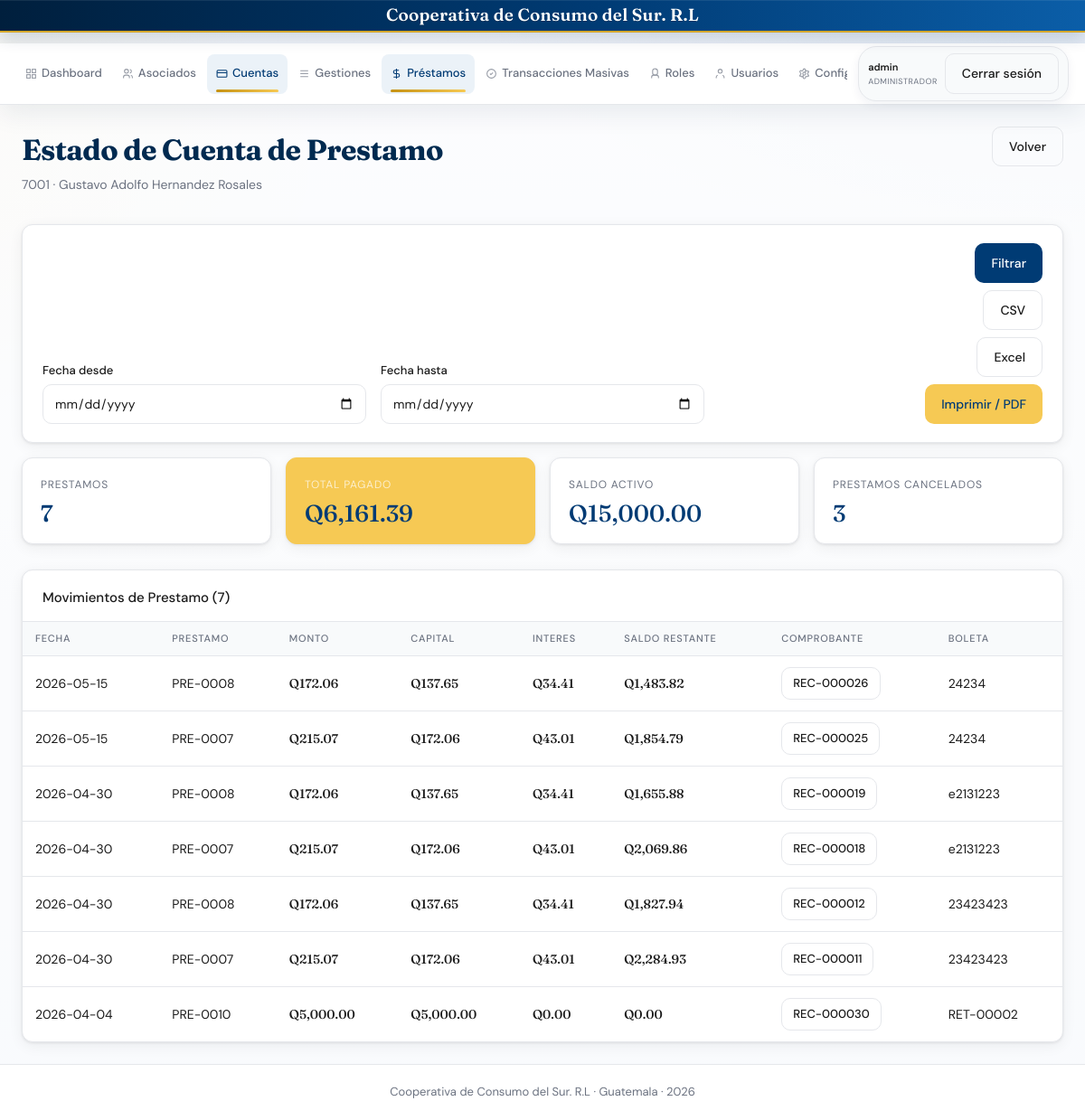
The page /socios/6/estado_cuenta_prestamo (signed in) on the database its author committed.
### tables this page shows
CREATE TABLE ajustes_sistema (
        clave TEXT PRIMARY KEY,
        valor TEXT,
        fecha_actualizacion TEXT NOT NULL,
        usuario_actualizacion TEXT
    );

CREATE TABLE socios (
            id INTEGER PRIMARY KEY AUTOINCREMENT,
            codigo TEXT UNIQUE NOT NULL,
            nombre TEXT NOT NULL,
            apellido TEXT NOT NULL,
            dpi TEXT UNIQUE NOT NULL,
            telefono TEXT,
            email TEXT,
            direccion TEXT,
            fecha_ingreso TEXT NOT NULL,
            estado TEXT DEFAULT "activo"
        , rol TEXT DEFAULT 'Asociado', frecuencia TEXT DEFAULT 'Quincenal', cuota_ahorro REAL DEFAULT 0, tipo_ahorro TEXT DEFAULT 'ahorro corriente', nit TEXT, beneficiario TEXT, finca TEXT, foto TEXT, primer_nombre TEXT, segundo_nombre TEXT, tercer_nombre TEXT, primer_apellido TEXT, segundo_apellido TEXT, estado_civil TEXT DEFAULT 'Soltero', apellido_casada TEXT, banco_nombre TEXT, banco_tipo_cuenta TEXT, banco_numero_cuenta TEXT, departamento TEXT, municipio TEXT, salario REAL, fecha_ingreso_laborar TEXT);

CREATE TABLE pagos_prestamo (
            id INTEGER PRIMARY KEY AUTOINCREMENT,
            prestamo_id INTEGER NOT NULL,
            monto REAL NOT NULL,
            capital REAL NOT NULL,
            interes REAL NOT NULL,
            saldo_restante REAL NOT NULL,
            fecha TEXT NOT NULL, descripcion TEXT, boleta_deposito TEXT, numero_comprobante TEXT,
            FOREIGN KEY (prestamo_id) REFERENCES prestamos(id)
        );

CREATE TABLE prestamos (
            id INTEGER PRIMARY KEY AUTOINCREMENT,
            numero TEXT UNIQUE NOT NULL,
            socio_id INTEGER NOT NULL,
            monto_solicitado REAL NOT NULL,
            monto_aprobado REAL,
            tasa_interes REAL NOT NULL,
            plazo_meses INTEGER NOT NULL,
            cuota_mensual REAL,
            saldo_pendiente REAL,
            fecha_solicitud TEXT NOT NULL,
            fecha_aprobacion TEXT,
            estado TEXT DEFAULT "pendiente"
        , etapa_cobranza TEXT DEFAULT 'activo', categoria_id INTEGER, desembolso_tipo TEXT, desembolso_referencia TEXT, refinanciado_de INTEGER, monto_amortizado REAL DEFAULT 0, monto_desembolso REAL, banco_tipo_cuenta TEXT, banco_numero_cuenta TEXT, capital_amortizado REAL DEFAULT 0, interes_amortizado REAL DEFAULT 0);

### blueprints/prestamos.py (the view, shortened to what this page needs)
@bp.route('/socios/<int:sid>/estado_cuenta_prestamo')
@login_required()
def estado_cuenta_prestamo(sid):
    fecha_desde = request.args.get('fecha_desde', '').strip()
    fecha_hasta = request.args.get('fecha_hasta', '').strip()
    export = request.args.get('export', '').strip().lower()
    printable = request.args.get('print', '').strip() == '1'
    conn = get_db()
    socio = db_fetchone(conn, 'SELECT * FROM socios WHERE id=?', (sid,))
    if not socio:
        conn.close()
        flash('Socio no encontrado.', 'danger')
        return redirect(url_for('socios.socios'))
    filtros = ''
    params = [sid]
    if fecha_desde:
        filtros += ' AND date(pp.fecha) >= date(?)'
        params.append(fecha_desde)
    if fecha_hasta:
        filtros += ' AND date(pp.fecha) <= date(?)'
        params.append(fecha_hasta)
    pagos = db_fetchall(
        conn,
        f'''
        SELECT pp.*, p.numero AS numero_prestamo
        FROM pagos_prestamo pp
        JOIN prestamos p ON p.id = pp.prestamo_id
        WHERE p.socio_id=? {filtros}
        ORDER BY date(pp.fecha) DESC, pp.id DESC
        ''',
        params,
    )
    resumen = db_fetchone(
        conn,
        '''
        SELECT COUNT(*) AS total_prestamos,
               COALESCE(SUM(CASE WHEN estado='aprobado' THEN saldo_pendiente ELSE 0 END),0) AS saldo_activo,
               COALESCE(SUM(CASE WHEN estado='pagado' THEN 1 ELSE 0 END),0) AS prestamos_cancelados
        FROM prestamos
        WHERE socio_id=?
        ''',
        (sid,),
    )
    conn.close()
    total_pagado = sum(float(p['monto'] or 0) for p in pagos)
    return render_template(
        'estado_cuenta_prestamo.html',
        socio=socio,
        pagos=pagos,
        resumen=resumen,
        total_pagado=total_pagado,
        filtros={'fecha_desde': fecha_desde, 'fecha_hasta': fecha_hasta},
        printable=printable,
    )

### app.py (called while the page is built)
@app.before_request
def _set_request_context():
    g.request_id = request.headers.get('X-Request-ID') or str(uuid.uuid4())
    g.request_started_at = datetime.now(UTC)

@app.after_request
def _log_request(response):
    started = getattr(g, 'request_started_at', None)
    duration_ms = None
    if started:
        duration_ms = int((datetime.now(UTC) - started).total_seconds() * 1000)
    logger.info(
        'event=request method=%s path=%s status=%s user=%s role=%s request_id=%s duration_ms=%s ip=%s',
        request.method,
        request.path,
        response.status_code,
        session.get('username', 'anon'),
        session.get('user_role', 'anon'),
        getattr(g, 'request_id', '-'),
        duration_ms,
        request.headers.get('X-Forwarded-For', request.remote_addr),
    )
    response.headers['X-Request-ID'] = getattr(g, 'request_id', '-')
    return response

def get_system_setting(conn, clave, default=None):
    row = db_fetchone(conn, "SELECT valor FROM ajustes_sistema WHERE clave=?", (clave,))
    if row and row['valor'] is not None:
        return row['valor']
    if default is not None:
        return default
    return SYSTEM_SETTINGS_DEFAULTS.get(clave)

def obtener_marca_cooperativa():
    conn = get_db()
    try:
        nombre = get_system_setting(conn, 'cooperativa_nombre', DEFAULT_COOPERATIVA_NOMBRE)
        foto = get_system_setting(conn, 'cooperativa_foto', '')
    except Exception as e:
        print("EXCEPTION IN obtener_marca_cooperativa:", e)
        nombre = DEFAULT_COOPERATIVA_NOMBRE
        foto = ''
    finally:
        conn.close()
    return {
        'cooperativa_nombre': nombre or DEFAULT_COOPERATIVA_NOMBRE,
        'cooperativa_foto': foto or None,
    }

@app.context_processor
def inject_global_template_data():
    marca = obtener_marca_cooperativa()
    return {
        'now': datetime.now(),
        **marca,
    }

### utils/db.py (called while the page is built)
def _connection_is_closed(conn):
    if conn is None:
        return True
    if hasattr(conn, 'closed'):
        try:
            if conn.closed:
                return True
        except Exception:
            pass
    try:
        conn.execute('SELECT 1')
        return False
    except sqlite3.ProgrammingError:
        return True
    except Exception:
        return False

def _is_postgres_connection(conn):
    return conn.__class__.__module__.startswith('psycopg')

def _adapt_query_for_backend(conn, query):
    if _is_postgres_connection(conn):
        return query.replace('?', '%s')
    return query

### templates/estado_cuenta_prestamo.html (shortened to what this page needs)
{% extends "base.html" %}
{% block content %}
<div class="page-header">
  <div>
    <div class="page-title">Estado de Cuenta de Prestamo</div>
    <div class="page-subtitle">{{ socio.codigo }} · {{ socio.nombre }} {{ socio.apellido }}</div>
  </div>
  <a href="{{ url_for('socios.detalle_socio', sid=socio.id) }}" class="btn btn-outline">Volver</a>
</div>
<div class="card" style="margin-bottom:16px;">
  <div class="card-body">
    <form method="GET" action="{{ url_for('prestamos.estado_cuenta_prestamo', sid=socio.id) }}" class="form-grid" style="align-items:end;">
      <div class="form-group">
        <label>Fecha desde</label>
        <input type="date" name="fecha_desde" value="{{ filtros.fecha_desde }}">
      </div>
      <div class="form-group">
        <label>Fecha hasta</label>
        <input type="date" name="fecha_hasta" value="{{ filtros.fecha_hasta }}">
      </div>
      <div class="form-group" style="display:flex;gap:8px;align-items:end;">
        <button type="submit" class="btn btn-primary">Filtrar</button>
        <a href="{{ url_for('prestamos.estado_cuenta_prestamo', sid=socio.id, fecha_desde=filtros.fecha_desde, fecha_hasta=filtros.fecha_hasta, export='csv') }}" class="btn btn-outline">CSV</a>
        <a href="{{ url_for('prestamos.estado_cuenta_prestamo', sid=socio.id, fecha_desde=filtros.fecha_desde, fecha_hasta=filtros.fecha_hasta, export='excel') }}" class="btn btn-outline">Excel</a>
        <a href="{{ url_for('prestamos.estado_cuenta_prestamo', sid=socio.id, fecha_desde=filtros.fecha_desde, fecha_hasta=filtros.fecha_hasta, print='1') }}" class="btn btn-gold">Imprimir / PDF</a>
      </div>
    </form>
  </div>
</div>
<div class="stats-grid">
  <div class="stat-card">
    <div class="stat-label">Prestamos</div>
    <div class="stat-value">{{ resumen.total_prestamos }}</div>
  </div>
  <div class="stat-card gold">
    <div class="stat-label">Total Pagado</div>
    <div class="stat-value">Q{{ '{:,.2f}'.format(total_pagado) }}</div>
  </div>
  <div class="stat-card">
    <div class="stat-label">Saldo Activo</div>
    <div class="stat-value">Q{{ '{:,.2f}'.format(resumen.saldo_activo or 0) }}</div>
  </div>
  <div class="stat-card">
    <div class="stat-label">Prestamos Cancelados</div>
    <div class="stat-value">{{ resumen.prestamos_cancelados }}</div>
  </div>
</div>
<div class="card">
  <div class="card-header">
    <span class="card-title">Movimientos de Prestamo ({{ pagos|length }})</span>
  </div>
  <div class="table-wrap">
    <table>
      <thead><tr><th>Fecha</th><th>Prestamo</th><th>Monto</th><th>Capital</th><th>Interes</th><th>Saldo Restante</th><th>Comprobante</th><th>Boleta</th></tr></thead>
      <tbody>
        {% for pago in pagos %}
        <tr>
          <td>{{ pago.fecha }}</td>
          <td>{{ pago.numero_prestamo }}</td>
          <td class="amount">Q{{ '{:,.2f}'.format(pago.monto) }}</td>
          <td class="amount">Q{{ '{:,.2f}'.format(pago.capital) }}</td>
          <td class="amount">Q{{ '{:,.2f}'.format(pago.interes) }}</td>
          <td class="amount">Q{{ '{:,.2f}'.format(pago.saldo_restante) }}</td>
          <td>
            <a href="{{ url_for('prestamos.comprobante_pago_prestamo', pago_id=pago.id) }}" class="btn btn-outline btn-sm">{{ pago.numero_comprobante or 'Ver' }}</a>
          </td>
          <td>{{ pago.boleta_deposito or '—' }}</td>
        </tr>
        {% else %}
        <tr><td colspan="8" style="text-align:center;color:#9ca3af;padding:20px;">Sin pagos en el rango seleccionado.</td></tr>
        {% endfor %}
      </tbody>
    </table>
  </div>
</div>
{% endblock %}

### templates/base.html (shortened to what this page needs)
<!DOCTYPE html>
<html lang="es">
<head>
</head>
<body>
<div class="top-brand">
  <div class="top-brand-content">
    <div class="top-brand-text">{{ cooperativa_nombre }}</div>
  </div>
</div>
<header class="header">
  <div class="header-content">
    <nav class="header-nav">
      <a href="{{ url_for('main.index') }}" class="nav-link {% if request.endpoint=='main.index' %}active{% endif %}">
        <svg width="16" height="16" fill="none" stroke="currentColor" stroke-width="2" viewBox="0 0 24 24"><rect x="3" y="3" width="7" height="7"/><rect x="14" y="3" width="7" height="7"/><rect x="14" y="14" width="7" height="7"/><rect x="3" y="14" width="7" height="7"/></svg>
        Dashboard
      </a>
      <a href="{{ url_for('socios.socios') }}" class="nav-link {% if 'socio' in request.endpoint %}active{% endif %}">
        <svg width="16" height="16" fill="none" stroke="currentColor" stroke-width="2" viewBox="0 0 24 24"><circle cx="9" cy="7" r="4"/><path d="M3 21v-2a4 4 0 0 1 4-4h4a4 4 0 0 1 4 4v2"/><path d="M16 3.13a4 4 0 0 1 0 7.75M21 21v-2a4 4 0 0 0-3-3.85"/></svg>
        Asociados
      </a>
      <a href="{{ url_for('ahorro.cuentas') }}" class="nav-link {% if 'cuenta' in request.endpoint %}active{% endif %}">
        <svg width="16" height="16" fill="none" stroke="currentColor" stroke-width="2" viewBox="0 0 24 24"><rect x="2" y="5" width="20" height="14" rx="2"/><path d="M2 10h20"/></svg>
        Cuentas
      </a>
      {% if session.get('user_role') in ['Administrador', 'Operador'] %}
      {% set gestion_activa = request.endpoint in ['gestiones', 'gestion_retiro', 'gestion_solicitud_prestamo'] %}
      <a href="{{ url_for('prestamos.gestiones') }}" class="nav-link {% if gestion_activa %}active{% endif %}">
        <svg width="16" height="16" fill="none" stroke="currentColor" stroke-width="2" viewBox="0 0 24 24"><path d="M4 6h16M4 12h16M4 18h16"/></svg>
        Gestiones
      </a>
      {% endif %}
      <a href="{{ url_for('prestamos.prestamos') }}" class="nav-link {% if 'prestamo' in request.endpoint %}active{% endif %}">
        <svg width="16" height="16" fill="none" stroke="currentColor" stroke-width="2" viewBox="0 0 24 24"><path d="M12 2v20M17 5H9.5a3.5 3.5 0 0 0 0 7h5a3.5 3.5 0 0 1 0 7H6"/></svg>
        Préstamos
      </a>
      <a href="{{ url_for('prestamos.transacciones_masivas') }}" class="nav-link {% if 'prestamos.transacciones_masivas' in request.endpoint %}active{% endif %}">
        <svg width="16" height="16" fill="none" stroke="currentColor" stroke-width="2" viewBox="0 0 24 24"><path d="M9 12l2 2 4-4M21 12c0 4.97-4.03 9-9 9s-9-4.03-9-9 4.03-9 9-9 9 4.03 9 9z"/></svg>
        Transacciones Masivas
      </a>      <a href="{{ url_for('usuarios.roles') }}" class="nav-link {% if 'usuarios.roles' in request.endpoint %}active{% endif %}">
        <svg width="16" height="16" fill="none" stroke="currentColor" stroke-width="2" viewBox="0 0 24 24"><path d="M12 2a5 5 0 0 1 5 5v3a5 5 0 0 1-10 0V7a5 5 0 0 1 5-5z"/><path d="M19 21v-2a4 4 0 0 0-4-4H9a4 4 0 0 0-4 4v2"/></svg>
        Roles
      </a>
      <a href="{{ url_for('usuarios.usuarios') }}" class="nav-link {% if 'usuarios.usuarios' in request.endpoint %}active{% endif %}">
        <svg width="16" height="16" fill="none" stroke="currentColor" stroke-width="2" viewBox="0 0 24 24"><path d="M20 21v-2a4 4 0 0 0-3-3.87"/><path d="M4 21v-2a4 4 0 0 1 3-3.87"/><circle cx="12" cy="7" r="4"/></svg>
        Usuarios
      </a>
      <a href="{{ url_for('configuraciones.configuraciones') }}" class="nav-link {% if 'configuraciones.configuraciones' in request.endpoint %}active{% endif %}">
        Configuración
      </a>
    </nav>
    {% if session.get('username') %}
    <div class="user-info">
      <div class="user-details">
        <strong>{{ session.username }}</strong>
        <small>{{ session.user_role }}</small>
      </div>
      <a href="{{ url_for('auth.logout') }}" class="btn btn-outline">Cerrar sesión</a>
    </div>
    {% endif %}
  </div>
</header>
<main class="main">
  {% block content %}{% endblock %}
</main>
<footer class="footer">
  <div class="footer-content">
    <p>{{ cooperativa_nombre }} · Guatemala · {{ now.strftime('%Y') if now else '2024' }}</p>
  </div>
</footer>
</body>
</html>

### rows shown on the page
ajustes_sistema: valor "Cooperativa de Consumo del Sur. R.L", username "admin"
socios: codigo "7001", nombre "Gustavo Adolfo", apellido "Hernandez Rosales"
pagos_prestamo: fecha "2026-05-15", numero_prestamo "PRE-0008", monto "172.06", capital "137.65", interes "34.41", saldo_restante "1,483.82", numero_comprobante "REC-000026", boleta_deposito "24234"
pagos_prestamo: fecha "2026-05-15", numero_prestamo "PRE-0007", monto "215.07", capital "172.06", interes "43.01", saldo_restante "1,854.79", numero_comprobante "REC-000025", boleta_deposito "24234"
pagos_prestamo: fecha "2026-04-30", numero_prestamo "PRE-0008", monto "172.06", capital "137.65", interes "34.41", saldo_restante "1,655.88", numero_comprobante "REC-000019", boleta_deposito "e2131223"
pagos_prestamo: fecha "2026-04-30", numero_prestamo "PRE-0007", monto "215.07", capital "172.06", interes "43.01", saldo_restante "2,069.86", numero_comprobante "REC-000018", boleta_deposito "e2131223"
pagos_prestamo: fecha "2026-04-30", numero_prestamo "PRE-0008", monto "172.06", capital "137.65", interes "34.41", saldo_restante "1,827.94", numero_comprobante "REC-000012", boleta_deposito "23423423"
pagos_prestamo: fecha "2026-04-30", numero_prestamo "PRE-0007", monto "215.07", capital "172.06", interes "43.01", saldo_restante "2,284.93", numero_comprobante "REC-000011", boleta_deposito "23423423"
pagos_prestamo: fecha "2026-04-04", numero_prestamo "PRE-0010", monto "5,000.00", capital "5,000.00", interes "0.00", saldo_restante "0.00", numero_comprobante "REC-000030", boleta_deposito "RET-00002"

### other values the page prints
{{ session.user_role }} "ADMINISTRADOR"
{{ resumen.total_prestamos }} "7"
{{ '{:,.2f}'.format(total_pagado) }} "6,161.39"
{{ '{:,.2f}'.format(resumen.saldo_activo or 0) }} "15,000.00"
{{ resumen.prestamos_cancelados }} "3"
{{ pagos|length }} "7"
